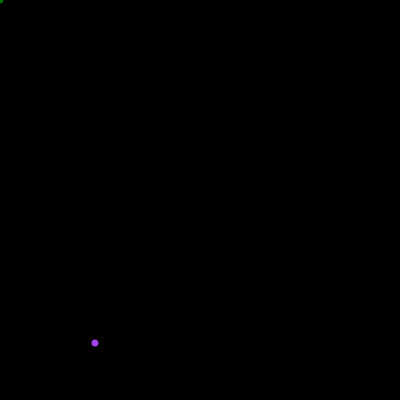
Frame 1 (no input)
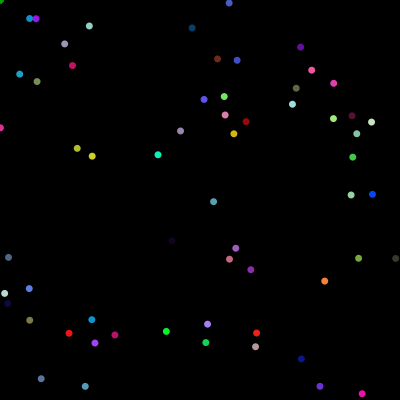
Frame 60 (the mouse pressed at the canvas centre just before this capture)
Frame 120 (the mouse held since frame 60 and released just before this capture): identical to frame 60, image omitted

The Processing sketch that drew these frames (run headless with seeded random() and noise(); from frame 60 on, the mouse is pressed at the canvas centre):

// Processing sketch: processing_91357
// ── processing_91357.pde

// variables
// int
// posX=(int) random(width);
void setup(){
  size(400,400);
    background(0);
  smooth();
}
void draw(){
if (mousePressed == true) {
    fill(255);
  } else {
    fill(5);
     noStroke();
fill(random (2, 255),random (2, 255),random (2, 255));
ellipse(random (0, 400),random (0, 400),7,7);
fill(0,random (0,345),5);
ellipse(mouseX,mouseY,7,7);
  }
}
